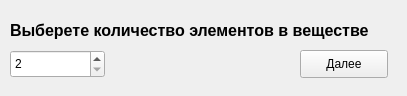
<?xml version="1.0" encoding="UTF-8"?>
<ui version="4.0">
 <class>Form</class>
 <widget class="QWidget" name="Form">
  <property name="geometry">
   <rect>
    <x>0</x>
    <y>0</y>
    <width>407</width>
    <height>96</height>
   </rect>
  </property>
  <property name="windowTitle">
   <string>Вывод формулы по отношению масс</string>
  </property>
  <widget class="QSpinBox" name="spinBox">
   <property name="geometry">
    <rect>
     <x>10</x>
     <y>50</y>
     <width>95</width>
     <height>28</height>
    </rect>
   </property>
   <property name="minimum">
    <number>2</number>
   </property>
   <property name="maximum">
    <number>5</number>
   </property>
  </widget>
  <widget class="QLabel" name="label">
   <property name="geometry">
    <rect>
     <x>10</x>
     <y>20</y>
     <width>390</width>
     <height>21</height>
    </rect>
   </property>
   <property name="font">
    <font>
     <pointsize>12</pointsize>
     <weight>75</weight>
     <bold>true</bold>
    </font>
   </property>
   <property name="text">
    <string>Выберете количество элементов в веществе</string>
   </property>
  </widget>
  <widget class="QPushButton" name="pushButton">
   <property name="geometry">
    <rect>
     <x>300</x>
     <y>50</y>
     <width>88</width>
     <height>28</height>
    </rect>
   </property>
   <property name="text">
    <string>Далее</string>
   </property>
  </widget>
 </widget>
 <resources/>
 <connections/>
</ui>
